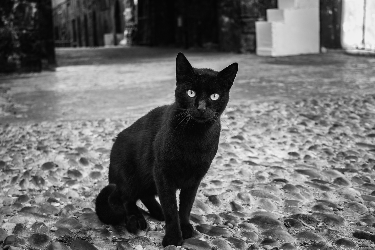
#> input picture Aula_PDI/Aula 08 - Limiarização, morfologia/codigos/cat.tiff, 375 x 250 px
$ jupyter execute 'Limiarização.ipynb'
#> lines starting #> are read from the running program, lines starting #| are printed output that depends on the picture; after the words box and inside, x2 and y2 are one past the last pixel; in counts of white or black regions, pixels touching at a corner belong together; long printed decimals are rounded
# Limiarização de imagens

[cell 1]
import numpy as np
import matplotlib.pyplot as plt

img = plt.imread('cat.tiff')
#> img is the input picture: shape (250, 375); min 0, max 243, mean 107.1
plt.imshow(img, 'gray')

[cell 2]
_ = plt.hist(img.ravel(), range(257))
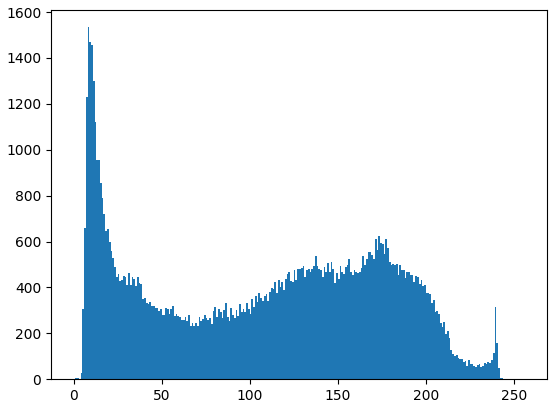
#> figure drawn by matplotlib, 1 panel; tallest bar 1534 high, from x = 8 to 9

## 1. Limiarização simples

Vamos tentar segmentar o gato da imagem acima. Primeiro, utilizaremos um método simples de médias sucessivas.

[cell 3]
def simple_threshold(img):
    '''Estima limiar através do cálculo das médias de intensidade dos pixels
       background e foreground'''

    num_rows, num_cols = img.shape
#> num_rows = 250; num_cols = 375
    threshold = np.mean(img)
#> threshold = 107.1
    has_finished = False
    while not has_finished:
        print(threshold)
        num_back = 0
        sum_back = 0
        num_fore = 0
        sum_fore = 0
        for row in range(num_rows):
            for col in range(num_cols):
                if img[row, col]<threshold:
                    num_back += 1
                    sum_back += img[row, col]
                else:
                    num_fore += 1
                    sum_fore += img[row, col]

        mean_back = sum_back/num_back   # Intensidade média de pixels background
        mean_fore = sum_fore/num_fore   # Intensidade média de pixels foreground
        # Os dois laços for acima podem ser substituídos por
        #img_bin = img>threshold
        #mean_back = np.mean(img[img_bin==False])
        #mean_fore = np.mean(img[img_bin==True])

        prev_threshold = threshold
        threshold = (mean_back+mean_fore)/2
        if np.abs(threshold-prev_threshold)<1e-6:
            has_finished = True
#> this loop made 6 passes
#> prev_threshold on pass 1: 107.1
#| 107.110

    return threshold

[cell 4]
thresh = simple_threshold(img)
#> thresh = 99.54
print('Threshold escolhido: {}'.format(thresh))
#| Threshold escolhido: 99.539
binary_image = img>=thresh
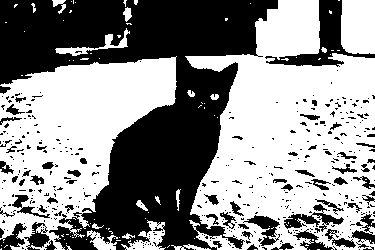
#> binary_image: shape (250, 375) bool; 56.3% white; 407 black regions (342 under 20 px), largest, box (x1, y1, x2, y2) and area: (0, 0, 278, 250) 32337, (265, 0, 375, 67) 1905, (284, 204, 344, 232) 568
plt.imshow(binary_image, 'gray')

## 2. Limiarização de Otsu

A limiarização de Otsu consiste em encontrar o limiar tal que o valor de

\begin{equation}
\sigma_I^2=P_B(m_B-m_G)^2+P_F(m_F-m_G)^2
\end{equation}

seja máximo.

[cell 5]
def threshold_otsu_naive(img):
    '''Calcula o limiar de Otsu de forma ineficiente, mas simples de ser entendida'''

    num_rows, num_cols = img.shape
#> num_rows = 250; num_cols = 375
    num_pixels = img.shape[0]*img.shape[1]   # Número de pixels na imagem
#> num_pixels = 93750
    sum_img = np.sum(img)                    # Soma das intensidades
#> sum_img = 10041564
    m_G = sum_img/num_pixels                 # Intensidade média
#> m_G = 107.1

    sigma_vals = []
    max_sigma_I = -1
    for threshold in range(0, 256):
        num_back = 0
        sum_back = 0

        for row in range(num_rows):
            for col in range(num_cols):
                if img[row, col]<=threshold:
                    num_back += 1
                    sum_back += img[row, col]
        num_fore = num_pixels - num_back
        sum_fore = sum_img - sum_back

        if num_back==0 or num_fore==0:
            continue

        P_back = num_back/num_pixels  # Fração de pixels background
        P_fore = num_fore/num_pixels  # Fração de pixels foreground
        m_back = sum_back/num_back    # Média de intensidade de pixels background
        m_fore = sum_fore/num_fore    # Média de intensidade de pixels foreground

        sigma_I = P_back*(m_back-m_G)**2 + P_fore*(m_fore-m_G)**2
        sigma_vals.append(sigma_I)

        if sigma_I>max_sigma_I:
            max_sigma_I = sigma_I
            best_threshold = threshold
#> this loop made 256 passes
#> (sum_fore, m_fore, sigma_I, max_sigma_I) on passes 1 to 12: (10041564, 107.1, 0.245, 0.245), (10041560, 107.1, 0.725, 0.725), (10041548, 107.1, 1.43, 1.43), (10041542, 107.1, 1.66, 1.66), (10041434, 107.2, 4.73, 4.73), (10039894, 107.5, 39.12, 39.12), (10035946, 108.2, 111.9, 111.9), (10027336, 109.6, 248.1, 248.1), (10015064, 111.3, 419.8, 419.8), (10001834, 113, 586.6, 586.6), (9987284, 114.7, 753.9, 753.9), (9972973, 116.3, 905.4, 905.4)
#> (sum_fore, m_fore) on pass 99: (8449657, 159.1)

    return best_threshold

thresh = threshold_otsu_naive(img)
print('Threshold escolhido: {}'.format(thresh))
#| Threshold escolhido: 99

[cell 6]
def threshold_otsu(img):
    '''Calcula o limiar de Otsu utilizando o histograma da imagem'''

    bins = range(0, 257)
    hist, _ = np.histogram(img, bins)

    num_pixels = img.shape[0]*img.shape[1]
    sum_img = np.sum(img)
    m_G = sum_img/num_pixels
    max_sigma_I = -1

    sigma_vals = np.zeros(256)
    sum_back = 0
    num_back = 0
    for threshold in range(0, 256):
        num_back = num_back + hist[threshold]  # Número de pixels com valor menor que threshold
        sum_back = sum_back + threshold*hist[threshold]  # Soma dos valores de pixel background

        num_fore = num_pixels - num_back
        sum_fore = sum_img - sum_back

        if num_back == 0 or num_fore == 0:
            continue

        P_back = num_back/num_pixels
        P_fore = num_fore/num_pixels
        m_back = sum_back/num_back
        m_fore = sum_fore/num_fore

        sigma_I = P_back*(m_back-m_G)**2 + P_fore*(m_fore-m_G)**2
        sigma_vals[threshold] = sigma_I

        if sigma_I > max_sigma_I:
            max_sigma_I = sigma_I
            best_threshold = threshold
    return best_threshold, sigma_vals

thresh, sigma_vals = threshold_otsu(img)
print('Threshold escolhido: {}'.format(thresh))
#| Threshold escolhido: 99

[cell 7]
plt.plot(range(0, 256), sigma_vals)
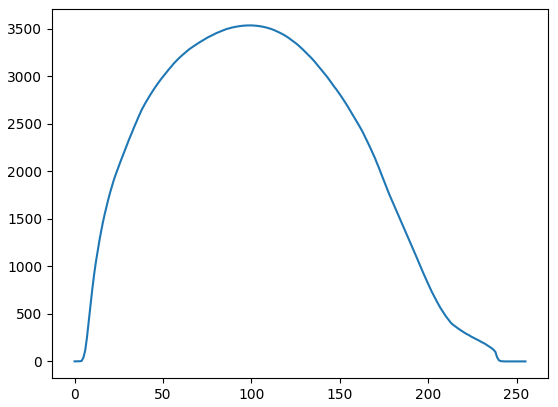
#> figure drawn by matplotlib, 1 panel; curve peaks at x = 99, y = 3533.2
